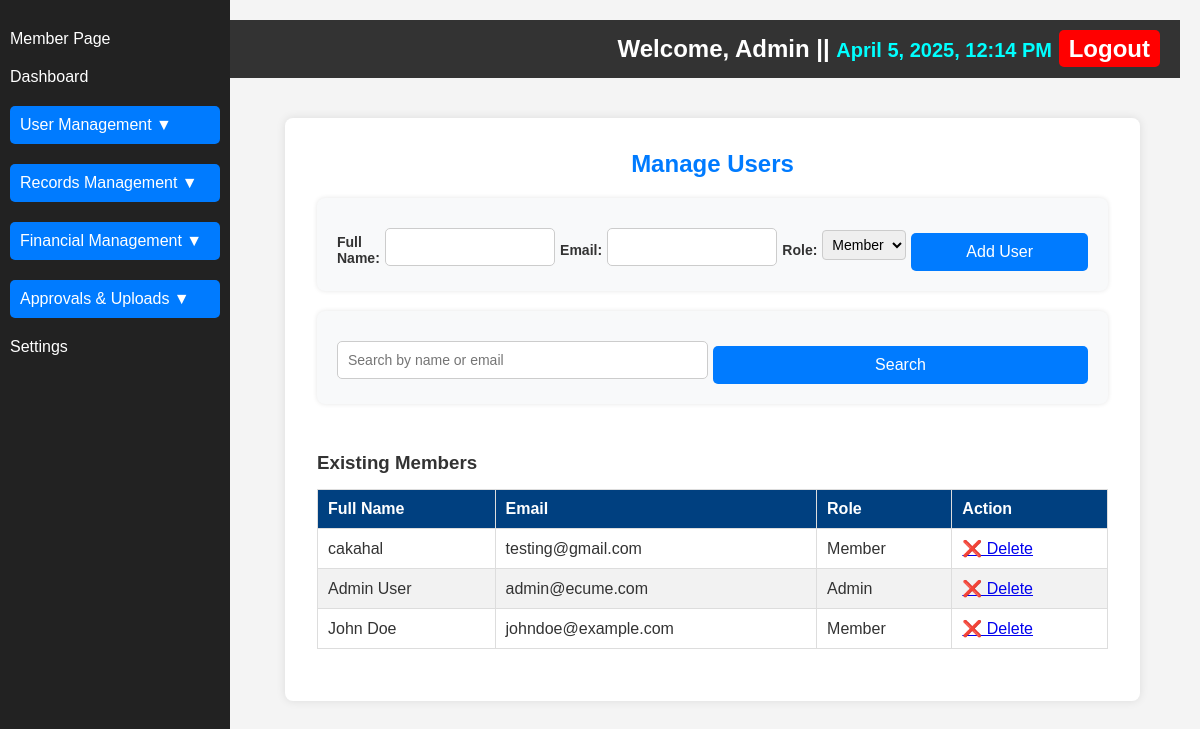
Screenshot of /admin/edit_user.php (signed in) with the database file from the repository.
### tables this page shows
CREATE TABLE `users` (
  `id` int(11) NOT NULL,
  `full_name` varchar(255) NOT NULL,
  `email` varchar(100) NOT NULL,
  `password` varchar(255) NOT NULL,
  `phone` varchar(15) DEFAULT NULL,
  `profile_picture` varchar(255) DEFAULT 'default.png',
  `role` enum('admin','member') DEFAULT 'member',
  `created_at` timestamp NOT NULL DEFAULT current_timestamp(),
  `status` varchar(20) NOT NULL DEFAULT 'pending'
);

### admin/edit_user.php (the view, shortened to what this page needs)
<?php
require_once "../includes/db.php";
$limit = 8;
$page = isset($_GET['page']) ? (int)$_GET['page'] : 1;
$offset = ($page - 1) * $limit;
$search = isset($_GET['search']) ? trim($_GET['search']) : "";
$searchQuery = "";
$params = [":limit" => $limit, ":offset" => $offset];
$stmt = $pdo->prepare("SELECT id, full_name, email, role FROM users $searchQuery ORDER BY created_at DESC LIMIT :limit OFFSET :offset");
foreach ($params as $key => $value) {
    $stmt->bindValue($key, $value, is_int($value) ? PDO::PARAM_INT : PDO::PARAM_STR);
}
$stmt->execute();
$users = $stmt->fetchAll(PDO::FETCH_ASSOC);
?>
<?php include "../includes/admin_header.php"; ?>
<div class="admin-container">
    <?php include "../includes/admin_sidebar.php"; ?>
    <main class="admin-main">
        <h2>Manage Users</h2>
        <form method="POST">
            <label for="full_name">Full Name:</label>
            <input type="text" name="full_name" required>
            <label for="email">Email:</label>
            <input type="email" name="email" required>
            <label for="role">Role:</label>
            <select name="role" required>
                <option value="member">Member</option>
            </select>
            <button type="submit" name="add_user">Add User</button>
        </form>
        <form method="GET" style="margin-top: 20px;">
            <input type="text" name="search" placeholder="Search by name or email" value="<?php echo htmlspecialchars($search); ?>">
            <button type="submit">Search</button>
        </form>
        <h3 style="margin-top: 3rem;">Existing Members</h3>
        <table border="1">
            <thead>
                <tr>
                    <th>Full Name</th>
                    <th>Email</th>
                    <th>Role</th>
                    <th>Action</th>
                </tr>
            </thead>
            <tbody>
                <?php foreach ($users as $user): ?>
                    <tr>
                        <td><?php echo htmlspecialchars($user['full_name']); ?></td>
                        <td><?php echo htmlspecialchars($user['email']); ?></td>
                        <td><?php echo ucfirst($user['role']); ?></td>
                        <td>
                            <a href="?delete_id=<?php echo $user['id']; ?>" onclick="return confirm('Are you sure?');">❌ Delete</a>
                        </td>
                    </tr>
                <?php endforeach; ?>
            </tbody>
        </table>
    </main>
</div>

### assets/css/admin_style.css (style rules this page uses)
* { margin: 0; padding: 0; box-sizing: border-box; font-family: Arial, sans-serif; }
.admin-container { display: flex; flex-grow: 1; margin-left: 230px; padding: 20px; width: calc(100% - 230px); }
.admin-main { padding: 20px; }
body { background-color: #f4f4f4; color: #333; padding: 20px; }
h2 { text-align: center; color: #004080; margin-bottom: 20px; }
table { width: 100%; border-collapse: collapse; margin-top: 15px; }
table, th, td { border: 1px solid #ddd; }
th, td { padding: 10px; text-align: left; white-space: nowrap; }
th { background-color: #004080; color: white; }
tr:nth-child(even) { background-color: #f2f2f2; }
form { display: flex; gap: 5px; align-items: center; }
select { padding: 5px; font-size: 14px; border: 1px solid #ccc; border-radius: 4px; }
button { background: #28a745; color: white; padding: 6px 10px; border: none; border-radius: 4px; cursor: pointer; font-size: 14px; transition: 0.3s; }
.admin-main { flex: 1; min-width: 500px; padding: 2rem; background: white; margin: 20px 20px 20px 15px; border-radius: 8px; box-shadow: 0 0 10px rgba(0, 0, 0, 0.1); }
.admin-main h2 { font-size: 24px; margin-bottom: 20px; color: #007bff; text-align: center; }
.admin-main form { background: #f8f9fa; padding: 20px; border-radius: 8px; box-shadow: 0 0 5px rgba(0, 0, 0, 0.1); margin-bottom: 15px; }
.admin-main label { font-weight: bold; display: block; margin-top: 10px; font-size: 14px; }
.admin-main input[type="text"], .admin-main input[type="email"], .admin-main input[type="password"], .admin-main input[type="file"] { width: 100%; padding: 10px; margin-top: 5px; border: 1px solid #ccc; border-radius: 5px; font-size: 14px; }
.admin-main button { background-color: #007bff; color: white; border: none; padding: 10px 15px; margin-top: 15px; cursor: pointer; border-radius: 5px; width: 100%; font-size: 16px; transition: 0.3s ease; }

### rows the page displays
users: full_name "cakahal", email "testing@gmail.com", role "Member"
users: full_name "Admin User", email "admin@ecume.com", role "Admin"
users: full_name "John Doe", email "johndoe@example.com", role "Member"
